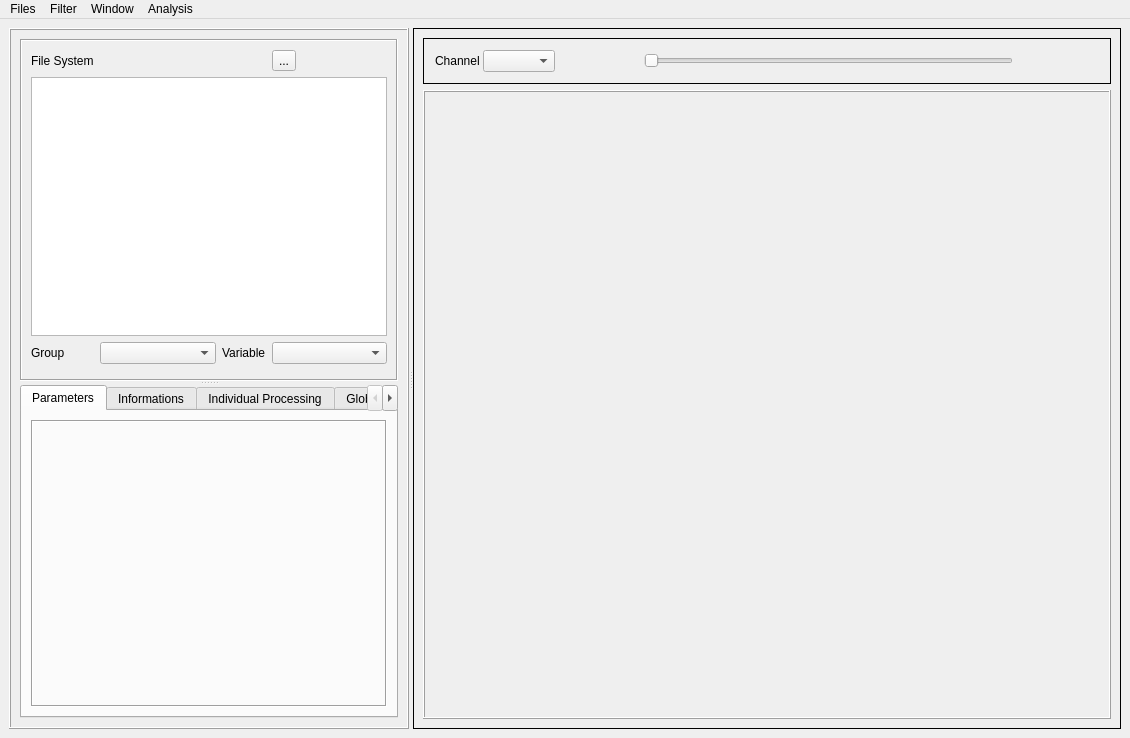
<?xml version="1.0" encoding="UTF-8"?>
<ui version="4.0">
 <class>MainWindow</class>
 <widget class="QMainWindow" name="MainWindow">
  <property name="enabled">
   <bool>true</bool>
  </property>
  <property name="geometry">
   <rect>
    <x>0</x>
    <y>0</y>
    <width>1130</width>
    <height>738</height>
   </rect>
  </property>
  <property name="sizePolicy">
   <sizepolicy hsizetype="MinimumExpanding" vsizetype="MinimumExpanding">
    <horstretch>0</horstretch>
    <verstretch>0</verstretch>
   </sizepolicy>
  </property>
  <property name="windowTitle">
   <string>MainWindow</string>
  </property>
  <property name="autoFillBackground">
   <bool>true</bool>
  </property>
  <widget class="QWidget" name="centralwidget">
   <property name="autoFillBackground">
    <bool>true</bool>
   </property>
   <layout class="QGridLayout" name="gridLayout_2">
    <item row="0" column="0">
     <widget class="QSplitter" name="splitter_central">
      <property name="orientation">
       <enum>Qt::Horizontal</enum>
      </property>
      <widget class="QFrame" name="frame_left">
       <property name="sizePolicy">
        <sizepolicy hsizetype="Minimum" vsizetype="Preferred">
         <horstretch>30</horstretch>
         <verstretch>0</verstretch>
        </sizepolicy>
       </property>
       <property name="maximumSize">
        <size>
         <width>400</width>
         <height>16777215</height>
        </size>
       </property>
       <property name="frameShape">
        <enum>QFrame::Box</enum>
       </property>
       <property name="frameShadow">
        <enum>QFrame::Raised</enum>
       </property>
       <layout class="QVBoxLayout" name="verticalLayout_3">
        <item>
         <widget class="QSplitter" name="splitter_4">
          <property name="orientation">
           <enum>Qt::Vertical</enum>
          </property>
          <widget class="QFrame" name="frame_fileSystem">
           <property name="frameShape">
            <enum>QFrame::Box</enum>
           </property>
           <property name="frameShadow">
            <enum>QFrame::Sunken</enum>
           </property>
           <property name="midLineWidth">
            <number>0</number>
           </property>
           <layout class="QGridLayout" name="gridLayout">
            <property name="bottomMargin">
             <number>15</number>
            </property>
            <item row="2" column="0">
             <widget class="QLabel" name="label_6">
              <property name="sizePolicy">
               <sizepolicy hsizetype="Maximum" vsizetype="Preferred">
                <horstretch>0</horstretch>
                <verstretch>0</verstretch>
               </sizepolicy>
              </property>
              <property name="text">
               <string>Group</string>
              </property>
             </widget>
            </item>
            <item row="2" column="2" colspan="3">
             <widget class="QLabel" name="label_7">
              <property name="sizePolicy">
               <sizepolicy hsizetype="Maximum" vsizetype="Preferred">
                <horstretch>0</horstretch>
                <verstretch>0</verstretch>
               </sizepolicy>
              </property>
              <property name="text">
               <string>Variable</string>
              </property>
             </widget>
            </item>
            <item row="2" column="1">
             <widget class="QComboBox" name="comboBox_group">
              <property name="sizePolicy">
               <sizepolicy hsizetype="MinimumExpanding" vsizetype="Fixed">
                <horstretch>0</horstretch>
                <verstretch>0</verstretch>
               </sizepolicy>
              </property>
              <property name="currentIndex">
               <number>-1</number>
              </property>
             </widget>
            </item>
            <item row="0" column="1" colspan="3">
             <spacer name="horizontalSpacer">
              <property name="orientation">
               <enum>Qt::Horizontal</enum>
              </property>
              <property name="sizeHint" stdset="0">
               <size>
                <width>40</width>
                <height>20</height>
               </size>
              </property>
             </spacer>
            </item>
            <item row="2" column="5">
             <widget class="QComboBox" name="comboBox_variable">
              <property name="sizePolicy">
               <sizepolicy hsizetype="MinimumExpanding" vsizetype="Fixed">
                <horstretch>0</horstretch>
                <verstretch>0</verstretch>
               </sizepolicy>
              </property>
             </widget>
            </item>
            <item row="0" column="0">
             <widget class="QLabel" name="label_4">
              <property name="text">
               <string>File System</string>
              </property>
             </widget>
            </item>
            <item row="0" column="5">
             <widget class="QToolButton" name="toolButton_2">
              <property name="text">
               <string>...</string>
              </property>
             </widget>
            </item>
            <item row="1" column="0" colspan="6">
             <widget class="QListWidget" name="listWidget_file">
              <property name="minimumSize">
               <size>
                <width>0</width>
                <height>0</height>
               </size>
              </property>
             </widget>
            </item>
            <item row="3" column="0" colspan="5">
             <layout class="QVBoxLayout" name="lcomboBox_globalProcessing"/>
            </item>
           </layout>
          </widget>
          <widget class="QTabWidget" name="tabWidget">
           <property name="sizePolicy">
            <sizepolicy hsizetype="Preferred" vsizetype="Expanding">
             <horstretch>0</horstretch>
             <verstretch>0</verstretch>
            </sizepolicy>
           </property>
           <property name="currentIndex">
            <number>0</number>
           </property>
           <widget class="QWidget" name="tab_3">
            <attribute name="title">
             <string>Parameters</string>
            </attribute>
            <layout class="QVBoxLayout" name="verticalLayout_6">
             <item>
              <widget class="QFrame" name="frame_parameters">
               <property name="frameShape">
                <enum>QFrame::Box</enum>
               </property>
               <property name="frameShadow">
                <enum>QFrame::Sunken</enum>
               </property>
               <layout class="QVBoxLayout" name="verticalLayout_2">
                <item>
                 <layout class="QVBoxLayout" name="layout_parameters"/>
                </item>
               </layout>
              </widget>
             </item>
            </layout>
           </widget>
           <widget class="QWidget" name="tab_4">
            <attribute name="title">
             <string>Informations</string>
            </attribute>
            <layout class="QVBoxLayout" name="verticalLayout_9">
             <item>
              <widget class="QTreeWidget" name="treeWidget">
               <column>
                <property name="text">
                 <string>Labels</string>
                </property>
               </column>
               <column>
                <property name="text">
                 <string>Data</string>
                </property>
               </column>
              </widget>
             </item>
             <item>
              <widget class="QPushButton" name="pushButton_2">
               <property name="text">
                <string>Save</string>
               </property>
              </widget>
             </item>
            </layout>
           </widget>
           <widget class="QWidget" name="tab">
            <attribute name="title">
             <string>Individual Processing</string>
            </attribute>
            <layout class="QVBoxLayout" name="verticalLayout_4">
             <item>
              <widget class="QFrame" name="frame_2">
               <property name="frameShape">
                <enum>QFrame::StyledPanel</enum>
               </property>
               <property name="frameShadow">
                <enum>QFrame::Raised</enum>
               </property>
               <layout class="QHBoxLayout" name="horizontalLayout_3">
                <item>
                 <widget class="QLabel" name="label">
                  <property name="text">
                   <string>Name : </string>
                  </property>
                 </widget>
                </item>
                <item>
                 <widget class="QLineEdit" name="lineEdit"/>
                </item>
                <item>
                 <widget class="QPushButton" name="button_openJson">
                  <property name="text">
                   <string>Open</string>
                  </property>
                 </widget>
                </item>
                <item>
                 <widget class="QPushButton" name="button_clearFilter">
                  <property name="text">
                   <string>Clear</string>
                  </property>
                 </widget>
                </item>
               </layout>
              </widget>
             </item>
             <item>
              <layout class="QVBoxLayout" name="layout_setting"/>
             </item>
             <item>
              <layout class="QVBoxLayout" name="layout_expComboBox"/>
             </item>
             <item>
              <widget class="QFrame" name="frame">
               <property name="frameShape">
                <enum>QFrame::StyledPanel</enum>
               </property>
               <property name="frameShadow">
                <enum>QFrame::Raised</enum>
               </property>
               <layout class="QHBoxLayout" name="horizontalLayout">
                <item>
                 <widget class="QToolButton" name="toolButto_Filter">
                  <property name="text">
                   <string>...</string>
                  </property>
                 </widget>
                </item>
                <item>
                 <widget class="QPushButton" name="button_saveFilter">
                  <property name="text">
                   <string>Save</string>
                  </property>
                 </widget>
                </item>
                <item>
                 <widget class="QPushButton" name="button_saveFilterAs">
                  <property name="text">
                   <string>Save as...</string>
                  </property>
                 </widget>
                </item>
                <item>
                 <widget class="QPushButton" name="button_apply">
                  <property name="text">
                   <string>Apply</string>
                  </property>
                 </widget>
                </item>
               </layout>
              </widget>
             </item>
            </layout>
           </widget>
           <widget class="QWidget" name="GlobalProcessing">
            <attribute name="title">
             <string>Global Processing</string>
            </attribute>
            <layout class="QVBoxLayout" name="verticalLayout_8">
             <item>
              <layout class="QVBoxLayout" name="layout_globaProcessing"/>
             </item>
            </layout>
           </widget>
          </widget>
         </widget>
        </item>
       </layout>
      </widget>
      <widget class="QFrame" name="frame_right">
       <property name="frameShape">
        <enum>QFrame::Box</enum>
       </property>
       <property name="frameShadow">
        <enum>QFrame::Plain</enum>
       </property>
       <layout class="QVBoxLayout" name="verticalLayout_7">
        <item>
         <widget class="QFrame" name="frame_timeline">
          <property name="minimumSize">
           <size>
            <width>0</width>
            <height>45</height>
           </size>
          </property>
          <property name="maximumSize">
           <size>
            <width>16777215</width>
            <height>46</height>
           </size>
          </property>
          <property name="frameShape">
           <enum>QFrame::Box</enum>
          </property>
          <property name="frameShadow">
           <enum>QFrame::Plain</enum>
          </property>
          <layout class="QHBoxLayout" name="horizontalLayout_2">
           <property name="spacing">
            <number>3</number>
           </property>
           <property name="leftMargin">
            <number>11</number>
           </property>
           <property name="topMargin">
            <number>11</number>
           </property>
           <property name="rightMargin">
            <number>11</number>
           </property>
           <property name="bottomMargin">
            <number>11</number>
           </property>
           <item>
            <widget class="QLabel" name="label_timeline_dim">
             <property name="text">
              <string>Channel</string>
             </property>
            </widget>
           </item>
           <item>
            <widget class="QComboBox" name="comboBox_dim"/>
           </item>
           <item>
            <widget class="QPushButton" name="pushButton_timeline_play">
             <property name="text">
              <string/>
             </property>
             <property name="icon">
              <iconset>
               <normaloff>../../data/icons/play.png</normaloff>../../data/icons/play.png</iconset>
             </property>
             <property name="autoDefault">
              <bool>false</bool>
             </property>
             <property name="default">
              <bool>false</bool>
             </property>
             <property name="flat">
              <bool>true</bool>
             </property>
            </widget>
           </item>
           <item>
            <widget class="QPushButton" name="pushButton_timeline_pause">
             <property name="text">
              <string/>
             </property>
             <property name="icon">
              <iconset>
               <normaloff>../../data/icons/pause.png</normaloff>../../data/icons/pause.png</iconset>
             </property>
             <property name="flat">
              <bool>true</bool>
             </property>
            </widget>
           </item>
           <item>
            <widget class="QSlider" name="horizontalSlider_timeline">
             <property name="orientation">
              <enum>Qt::Horizontal</enum>
             </property>
            </widget>
           </item>
           <item>
            <widget class="QPushButton" name="pushButton_timeline_screenshot">
             <property name="text">
              <string/>
             </property>
             <property name="icon">
              <iconset>
               <normaloff>../../data/icons/photo.png</normaloff>../../data/icons/photo.png</iconset>
             </property>
             <property name="flat">
              <bool>true</bool>
             </property>
            </widget>
           </item>
           <item>
            <widget class="QPushButton" name="pushButton_timeline_record">
             <property name="text">
              <string/>
             </property>
             <property name="icon">
              <iconset>
               <normaloff>../../data/icons/video.png</normaloff>../../data/icons/video.png</iconset>
             </property>
             <property name="flat">
              <bool>true</bool>
             </property>
            </widget>
           </item>
          </layout>
         </widget>
        </item>
        <item>
         <widget class="QFrame" name="frame_layout_display">
          <property name="sizePolicy">
           <sizepolicy hsizetype="Preferred" vsizetype="Preferred">
            <horstretch>70</horstretch>
            <verstretch>0</verstretch>
           </sizepolicy>
          </property>
          <property name="frameShape">
           <enum>QFrame::Box</enum>
          </property>
          <property name="frameShadow">
           <enum>QFrame::Raised</enum>
          </property>
          <layout class="QGridLayout" name="gridLayout_3"/>
         </widget>
        </item>
       </layout>
      </widget>
     </widget>
    </item>
    <item row="1" column="0">
     <layout class="QVBoxLayout" name="layout_log"/>
    </item>
   </layout>
  </widget>
  <widget class="QMenuBar" name="menuBar">
   <property name="geometry">
    <rect>
     <x>0</x>
     <y>0</y>
     <width>1130</width>
     <height>25</height>
    </rect>
   </property>
   <widget class="QMenu" name="menufiles">
    <property name="title">
     <string>Files</string>
    </property>
    <addaction name="actionLoad"/>
    <addaction name="actionRemove"/>
   </widget>
   <widget class="QMenu" name="menuFilter">
    <property name="title">
     <string>Filter</string>
    </property>
    <addaction name="actionNew"/>
    <addaction name="actionManage"/>
    <addaction name="actionApply"/>
   </widget>
   <widget class="QMenu" name="menuWindow">
    <property name="title">
     <string>Window</string>
    </property>
    <widget class="QMenu" name="menuLayout">
     <property name="title">
      <string>Layout</string>
     </property>
     <addaction name="action1_windows"/>
     <addaction name="action2_windows"/>
     <addaction name="action3_windows"/>
     <addaction name="action4_windows"/>
    </widget>
    <widget class="QMenu" name="menuNew">
     <property name="title">
      <string>New +</string>
     </property>
     <addaction name="actiontype_1"/>
     <addaction name="actiontype_2"/>
     <addaction name="actiontype_3"/>
     <addaction name="actiontype_4"/>
    </widget>
    <addaction name="menuNew"/>
    <addaction name="menuLayout"/>
   </widget>
   <widget class="QMenu" name="menuAnalysis">
    <property name="title">
     <string>Analysis</string>
    </property>
    <addaction name="actionRun_Analysis"/>
    <addaction name="actionOpen_Analysis"/>
   </widget>
   <addaction name="menufiles"/>
   <addaction name="menuFilter"/>
   <addaction name="menuWindow"/>
   <addaction name="menuAnalysis"/>
  </widget>
  <action name="actionLoad">
   <property name="text">
    <string>Load</string>
   </property>
  </action>
  <action name="actionNew">
   <property name="text">
    <string>Create New</string>
   </property>
  </action>
  <action name="actionRun_Analysis">
   <property name="text">
    <string>Run Analysis</string>
   </property>
  </action>
  <action name="action1_windows">
   <property name="text">
    <string>1 window</string>
   </property>
  </action>
  <action name="action2_windows">
   <property name="text">
    <string>2 windows</string>
   </property>
  </action>
  <action name="action3_windows">
   <property name="text">
    <string>3 windows</string>
   </property>
  </action>
  <action name="action4_windows">
   <property name="text">
    <string>4 windows</string>
   </property>
  </action>
  <action name="actiontype_1">
   <property name="text">
    <string>type 1</string>
   </property>
  </action>
  <action name="actiontype_2">
   <property name="text">
    <string>type 2</string>
   </property>
  </action>
  <action name="actiontype_3">
   <property name="text">
    <string>type 3</string>
   </property>
  </action>
  <action name="actiontype_4">
   <property name="text">
    <string>type 4</string>
   </property>
  </action>
  <action name="actionManage">
   <property name="text">
    <string>Manage</string>
   </property>
  </action>
  <action name="actionOpen_Analysis">
   <property name="text">
    <string>Open Analysis</string>
   </property>
  </action>
  <action name="actionApply">
   <property name="text">
    <string>Apply</string>
   </property>
  </action>
  <action name="actionRemove">
   <property name="text">
    <string>Remove all</string>
   </property>
  </action>
 </widget>
 <resources/>
 <connections/>
</ui>
